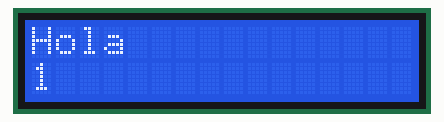
Simulated run of this sketch. Board: Arduino Uno, built with avr-gcc and run on an emulated ATmega328P. Shown: 16×2 character LCD.

Above: at 0.15 s.
At 5.05 s:
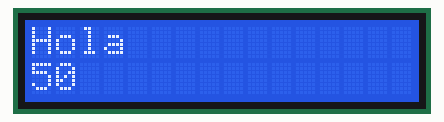
At 10.05 s:
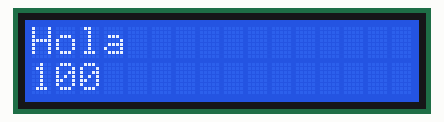
At 20.05 s:
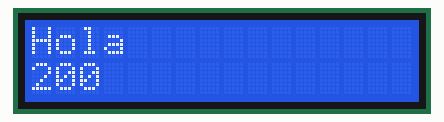
At 30.05 s:
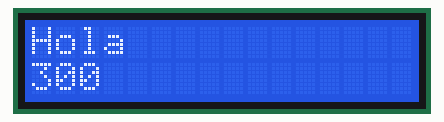
At 39.95 s:
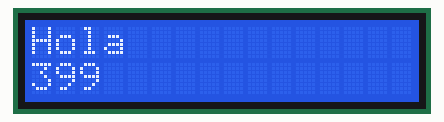

The sketch:

sketch_jan16b.ino
```cpp
/*
 Ejemplo de uso de display LCD 16x2.  Usando la librería LiquidCrystal
 library compatible con el driver de Hitachi HD44780 driver
*/

// incluimos la libreria LiquidCrystal
#include <LiquidCrystal.h>

// inicializamos la librería con los numeros pins del interfaz
// cada LCD puede llevar sus propios numeros
LiquidCrystal lcd(8, 13, 9, 4, 5, 6, 7);


void setup() {
  // establecemos el numero de columnas y filas del display
  lcd.begin(16, 2);
  // enviamos el mensaje a mostrar en el display
  lcd.print("Hola");
}

void loop() {
  // enviamos la posicion del cursor al display
  // (nota: la linea 1 es la segunda fila, empieza a contar en 0
  lcd.setCursor(0, 1);
  // mostramos el numero de segundos desde el inicio del programa
  lcd.print(millis()/100);
}
```
